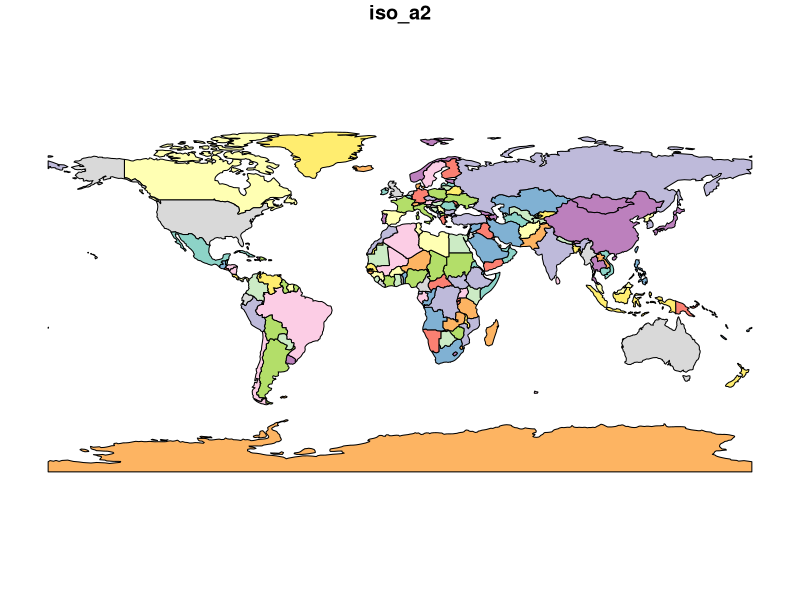
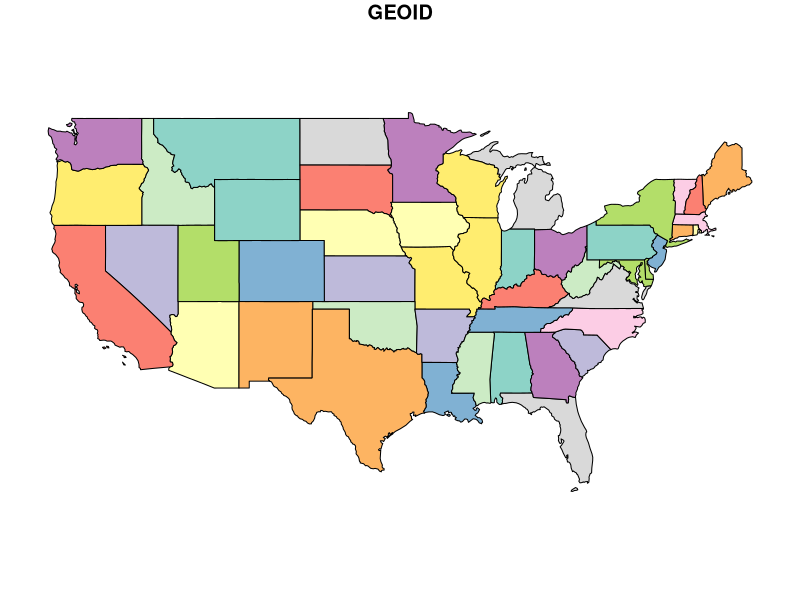
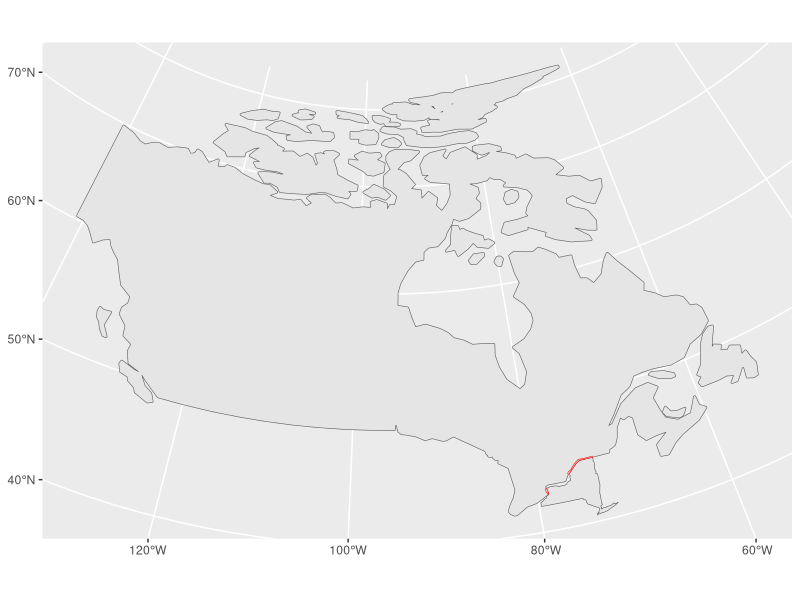
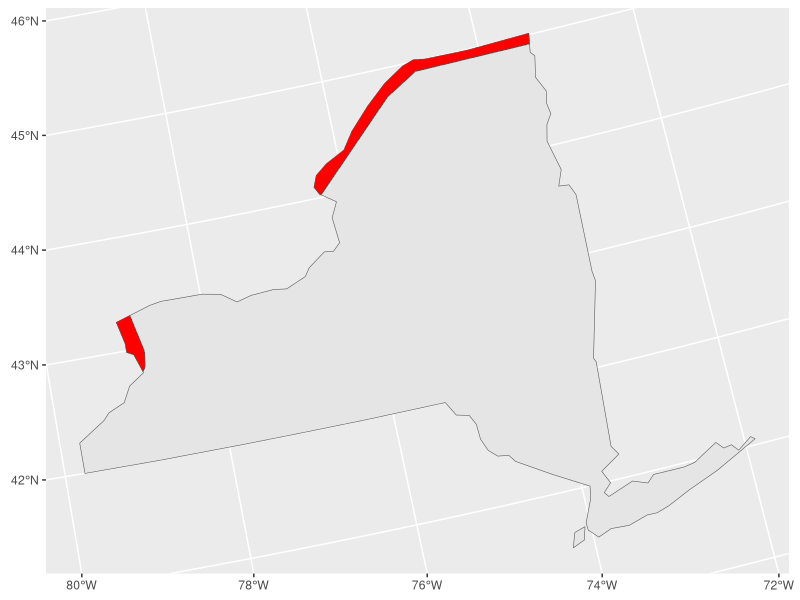

Write the R code that produced these figures, in order.
## ---- chunk 1
 library(spData)
library(sf)
library(tidyverse)
library(ggplot2)
library(dplyr)

#load 'world' and 'states' data from spData package
data(world)
data(us_states)
world

#Plot 1st column
plot(world[1])
plot(us_states[1])

#check CRS and
albers="+proj=aea +lat_1=29.5 +lat_2=45.5 +lat_0=37.5 +lon_0=-96 +x_0=0 +y_0=0 +ellps=GRS80 +datum=NAD83 +units=m +no_defs"
st_crs(world)

#Change the projection and create the buffer distance

canada_buffer <-  world %>% 
  st_transform(crs = "+proj=aea +lat_1=29.5 +lat_2=45.5 +lat_0=37.5 +lon_0=-96 +x_0=0 +y_0=0 +ellps=GRS80 +datum=NAD83 +units=m +no_defs") %>% 
  filter(name_long == "Canada") %>% 
  st_buffer(dist = 10000)

#Change the projection of the NY object
ny <-  us_states %>% 
  st_transform(crs = "+proj=aea +lat_1=29.5 +lat_2=45.5 +lat_0=37.5 +lon_0=-96 +x_0=0 +y_0=0 +ellps=GRS80 +datum=NAD83 +units=m +no_defs") %>% 
  filter(NAME == "New York")

#Intersect the border of NY and Canada
intersection <- st_intersection(canada_buffer, ny)

#Plot them
ggplot() +
  geom_sf(data = ny) +
  geom_sf(data= canada_buffer) +
  geom_sf(data = intersection, color="red")
#Zoomed in without Canada
ggplot() +
  geom_sf(data = ny) +
  geom_sf(data = intersection, fill="red")
#Calculate the area in km^2 of the intersection polygon
library(units)
intersection %>% 
  st_area() %>%
  set_units(km^2)
